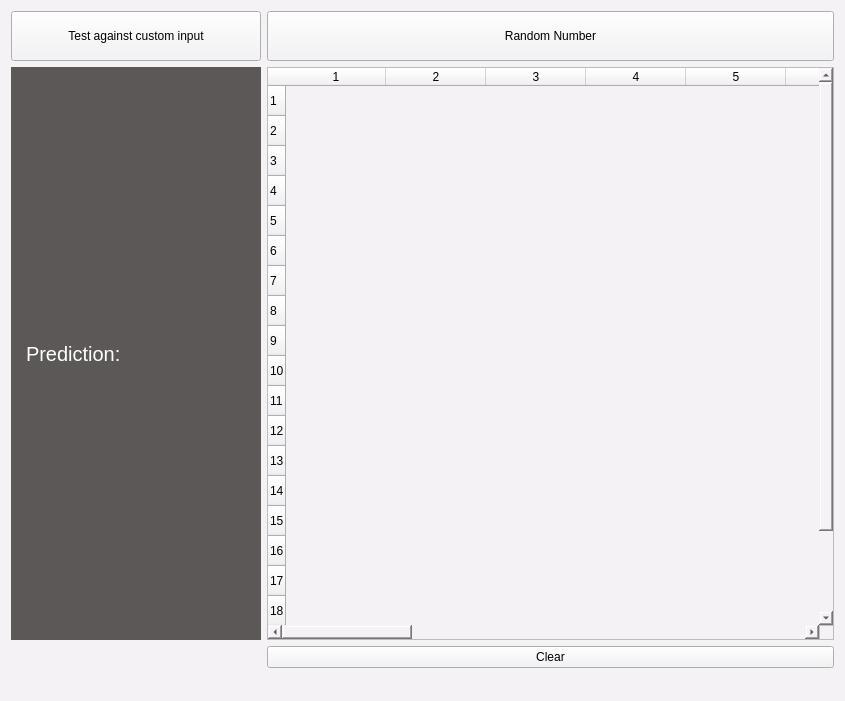
<?xml version="1.0" encoding="UTF-8"?>
<ui version="4.0">
 <class>MainWindow</class>
 <widget class="QMainWindow" name="MainWindow">
  <property name="geometry">
   <rect>
    <x>0</x>
    <y>0</y>
    <width>845</width>
    <height>701</height>
   </rect>
  </property>
  <property name="minimumSize">
   <size>
    <width>845</width>
    <height>701</height>
   </size>
  </property>
  <property name="maximumSize">
   <size>
    <width>845</width>
    <height>701</height>
   </size>
  </property>
  <property name="windowTitle">
   <string>Digit Recognition</string>
  </property>
  <property name="styleSheet">
   <string notr="true">background: #F4F2F5;</string>
  </property>
  <widget class="QWidget" name="centralWidget">
   <layout class="QGridLayout" name="gridLayout">
    <item row="5" column="1">
     <widget class="QPushButton" name="pushButton_3">
      <property name="text">
       <string>Clear</string>
      </property>
     </widget>
    </item>
    <item row="3" column="0">
     <widget class="QLabel" name="label">
      <property name="font">
       <font>
        <pointsize>-1</pointsize>
        <weight>50</weight>
        <italic>false</italic>
        <bold>false</bold>
       </font>
      </property>
      <property name="autoFillBackground">
       <bool>false</bool>
      </property>
      <property name="styleSheet">
       <string notr="true">padding: 10px; background: #5C5858; color: white; font: 20px;</string>
      </property>
      <property name="text">
       <string>Prediction: </string>
      </property>
     </widget>
    </item>
    <item row="0" column="1">
     <widget class="QPushButton" name="pushButton">
      <property name="minimumSize">
       <size>
        <width>50</width>
        <height>50</height>
       </size>
      </property>
      <property name="text">
       <string>Random Number</string>
      </property>
     </widget>
    </item>
    <item row="0" column="0">
     <widget class="QPushButton" name="pushButton_2">
      <property name="minimumSize">
       <size>
        <width>250</width>
        <height>50</height>
       </size>
      </property>
      <property name="maximumSize">
       <size>
        <width>300</width>
        <height>16777215</height>
       </size>
      </property>
      <property name="text">
       <string>Test against custom input</string>
      </property>
     </widget>
    </item>
    <item row="3" column="1">
     <widget class="QTableWidget" name="table">
      <property name="showGrid">
       <bool>false</bool>
      </property>
      <property name="rowCount">
       <number>20</number>
      </property>
      <property name="columnCount">
       <number>20</number>
      </property>
      <row/>
      <row/>
      <row/>
      <row/>
      <row/>
      <row/>
      <row/>
      <row/>
      <row/>
      <row/>
      <row/>
      <row/>
      <row/>
      <row/>
      <row/>
      <row/>
      <row/>
      <row/>
      <row/>
      <row/>
      <column/>
      <column/>
      <column/>
      <column/>
      <column/>
      <column/>
      <column/>
      <column/>
      <column/>
      <column/>
      <column/>
      <column/>
      <column/>
      <column/>
      <column/>
      <column/>
      <column/>
      <column/>
      <column/>
      <column/>
     </widget>
    </item>
   </layout>
  </widget>
  <widget class="QStatusBar" name="statusBar"/>
 </widget>
 <layoutdefault spacing="6" margin="11"/>
 <resources/>
 <connections/>
</ui>
